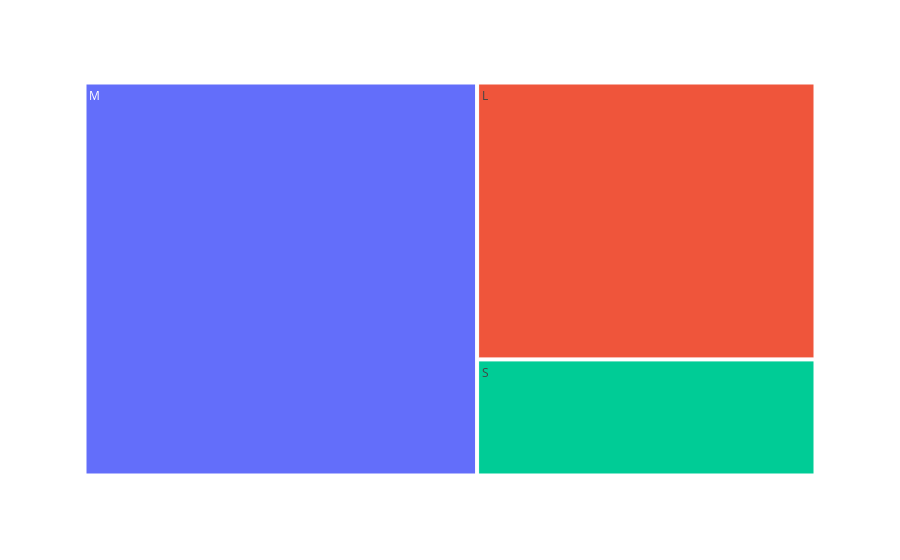

The code cell stored with this chart in its notebook:
### Markdown cell above
Company size

### Code cell
px.treemap(df_salaries, path=['company_size'])

### Figure 1 — Plotly figure (JSON) as saved in the notebook; plotly's stock layout.template omitted (floating-point values rounded to 4 significant figures)
{"data": [{"branchvalues": "total", "domain": {"x": [0.0, 1.0], "y": [0.0, 1.0]}, "hovertemplate": "labels=%{label}<br>count=%{value}<br>parent=%{parent}<br>id=%{id}<extra></extra>", "ids": ["L", "M", "S"], "labels": ["L", "M", "S"], "name": "", "parents": ["", "", ""], "values": [198, 326, 83], "type": "treemap"}], "layout": {"legend": {"tracegroupgap": 0}, "margin": {"t": 60}}}
